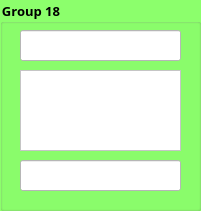
   <widget class="QGroupBox" name="groupBox_19">
    <property name="geometry">
     <rect>
      <x>520</x>
      <y>710</y>
      <width>201</width>
      <height>211</height>
     </rect>
    </property>
    <property name="font">
     <font>
      <family>Mongolian Baiti</family>
      <pointsize>10</pointsize>
      <weight>75</weight>
      <bold>true</bold>
     </font>
    </property>
    <property name="styleSheet">
     <string notr="true">background-color: rgb(140, 255, 108);</string>
    </property>
    <property name="title">
     <string>Group 18</string>
    </property>
    <widget class="QLineEdit" name="lineEdit_55">
     <property name="geometry">
      <rect>
       <x>20</x>
       <y>30</y>
       <width>161</width>
       <height>31</height>
      </rect>
     </property>
     <property name="styleSheet">
      <string notr="true">background-color: rgb(255, 255, 255);</string>
     </property>
    </widget>
    <widget class="QTextEdit" name="textEdit_28">
     <property name="geometry">
      <rect>
       <x>20</x>
       <y>70</y>
       <width>161</width>
       <height>81</height>
      </rect>
     </property>
     <property name="styleSheet">
      <string notr="true">background-color: rgb(255, 255, 255);</string>
     </property>
     <property name="html">
      <string>&lt;!DOCTYPE HTML PUBLIC &quot;-//W3C//DTD HTML 4.0//EN&quot; &quot;http://www.w3.org/TR/REC-html40/strict.dtd&quot;&gt;
&lt;html&gt;&lt;head&gt;&lt;meta name=&quot;qrichtext&quot; content=&quot;1&quot; /&gt;&lt;style type=&quot;text/css&quot;&gt;
p, li { white-space: pre-wrap; }
&lt;/style&gt;&lt;/head&gt;&lt;body style=&quot; font-family:'MS Shell Dlg 2'; font-size:7.8pt; font-weight:400; font-style:normal;&quot;&gt;
&lt;p style=&quot;-qt-paragraph-type:empty; margin-top:0px; margin-bottom:0px; margin-left:0px; margin-right:0px; -qt-block-indent:0; text-indent:0px;&quot;&gt;&lt;br /&gt;&lt;/p&gt;&lt;/body&gt;&lt;/html&gt;</string>
     </property>
    </widget>
    <widget class="QLineEdit" name="lineEdit_56">
     <property name="geometry">
      <rect>
       <x>20</x>
       <y>160</y>
       <width>161</width>
       <height>31</height>
      </rect>
     </property>
     <property name="styleSheet">
      <string notr="true">background-color: rgb(255, 255, 255);</string>
     </property>
     <property name="alignment">
      <set>Qt::AlignCenter</set>
     </property>
    </widget>
   </widget>
